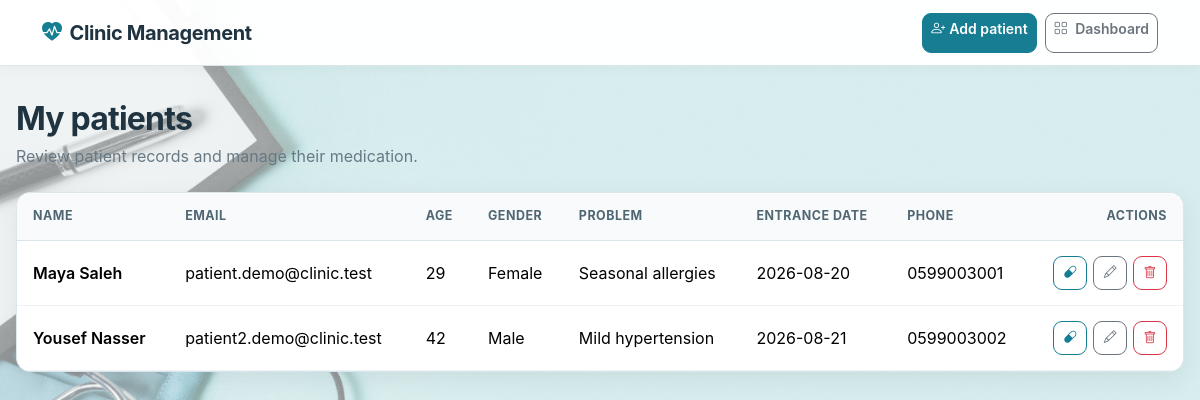
The page /View/ViewPacientScreen.php (signed in) on the database its author committed.
### tables this page shows
CREATE TABLE IF NOT EXISTS `patients` (
    `id` INT UNSIGNED NOT NULL AUTO_INCREMENT,
    `name` VARCHAR(150) NOT NULL,
    `email` VARCHAR(255) NOT NULL,
    `password` VARCHAR(255) NOT NULL,
    `age` TINYINT UNSIGNED NULL,
    `gender` VARCHAR(20) NULL,
    `problem` TEXT NULL,
    `entrance_date` DATE NULL,
    `phone_number` VARCHAR(30) NULL,
    PRIMARY KEY (`id`),
    UNIQUE KEY `uq_patients_email` (`email`)
);

### Logic/security.php (called while the page is built, shortened)
<?php
function e($value)
{
    return htmlspecialchars((string) $value, ENT_QUOTES, 'UTF-8');
}

### View/ViewPacientScreen.php (the view, shortened to what this page needs)
<?php
require_once '../Logic/security.php';
require_once '../Logic/connectionDB.php';
$doctorId = (int) $_SESSION['user_id'];
$stmt = $conn->prepare('SELECT p.id,p.name,p.email,p.age,p.gender,p.problem,p.entrance_date,p.phone_number FROM patients p JOIN patients_doctor pd ON p.id=pd.patient_id WHERE pd.doc_id=? ORDER BY p.id');
$stmt->bind_param('i', $doctorId);
$stmt->execute();
$result = $stmt->get_result();
?>
<!DOCTYPE html>
<html lang="en">
    <head>
        <link href="https://cdn.jsdelivr.net/npm/bootstrap@5.3.3/dist/css/bootstrap.min.css" rel="stylesheet">
        <link href="https://cdn.jsdelivr.net/npm/bootstrap-icons@1.11.3/font/bootstrap-icons.min.css" rel="stylesheet">
        <link rel="stylesheet" href="Styles/main.css">
    </head>
    <body class="page-background doctor-background">
        <nav class="navbar app-navbar">
            <div class="container-xl">
                <a class="navbar-brand" href="doctor_dashboard.php">
                    <i class="bi bi-heart-pulse-fill text-clinic me-2"></i>Clinic Management</a>
                <div class="d-flex gap-2">
                    <a class="btn btn-clinic btn-sm" href="AddNewPaientScreen.php">
                        <i class="bi bi-person-plus me-1"></i>Add patient</a>
                    <a class="btn btn-outline-secondary btn-sm" href="doctor_dashboard.php">
                        <i class="bi bi-grid"></i>
                        <span class="d-none d-sm-inline ms-1">Dashboard</span>
                    </a>
                </div>
            </div>
        </nav>
        <main class="page-shell page-shell-wide">
            <header class="page-header">
                <h1 class="page-title">My patients</h1>
                <p class="page-subtitle">Review patient records and manage their medication.</p>
            </header>
            <section class="surface-card table-card">
                <div class="table-responsive">
                    <table class="table clinic-table">
                        <thead>
                            <tr>
                                <th>Name</th>
                                <th>Email</th>
                                <th>Age</th>
                                <th>Gender</th>
                                <th>Problem</th>
                                <th>Entrance date</th>
                                <th>Phone</th>
                                <th class="text-end">Actions</th>
                            </tr>
                        </thead>
                        <tbody>
                            <?php while ($row = $result->fetch_assoc()): ?>
                            <tr>
                                <td class="fw-semibold">
                                    <?= e($row['name']) ?>
                                </td>
                                <td>
                                    <?= e($row['email']) ?>
                                </td>
                                <td>
                                    <?= e($row['age']) ?>
                                </td>
                                <td>
                                    <?= e($row['gender']) ?>
                                </td>
                                <td>
                                    <?= e($row['problem']) ?>
                                </td>
                                <td>
                                    <?= e($row['entrance_date']) ?>
                                </td>
                                <td>
                                    <?= e($row['phone_number']) ?>
                                </td>
                                <td>
                                    <div class="table-actions justify-content-end">
                                        <a class="btn btn-outline-clinic" href="AsignDrugsPatient.php?id=<?= e($row['id']) ?>" title="Assign drug">
                                            <i class="bi bi-capsule"></i>
                                        </a>
                                        <a class="btn btn-outline-secondary" href="updatePacient.php?id=<?= e($row['id']) ?>" title="Edit patient">
                                            <i class="bi bi-pencil"></i>
                                        </a>
                                        <form method="POST" action="../Logic/deletePacient.php">
                                            <button class="btn btn-outline-danger" type="submit" title="Delete patient">
                                                <i class="bi bi-trash"></i>
                                            </button>
                                        </form>
                                    </div>
                                </td>
                            </tr>
                            <?php endwhile; ?>
                        </tbody>
                    </table>
                </div>
            </section>
        </main>
    </body>
</html>

### View/Styles/main.css (style rules this page uses)
:root { --clinic-primary: #167d92; --clinic-primary-dark: #0f6172; --clinic-primary-soft: #e8f5f7; --clinic-bg: #f4f7f9; --clinic-surface: #ffffff; --clinic-text: #1f3340; --clinic-muted: #667985; --clinic-border: #dce6ea; --clinic-radius: 14px; --clinic-shadow: 0 8px 24px rgba(31, 51, 64, 0.08); }
* { box-sizing: border-box; }
body { min-height: 100vh; margin: 0; color: var(--clinic-text); background: var(--clinic-bg); font-family: Inter, system-ui, -apple-system, "Segoe UI", sans-serif; }
a { text-decoration: none; }
.text-clinic { color: var(--clinic-primary) !important; }
.page-background { background: linear-gradient(rgba(244, 249, 250, .60), rgba(244, 249, 250, .60)), var(--page-background-image) center center / cover fixed no-repeat; }
.doctor-background { --page-background-image: url('../../images/docdashboard.jpg'); }
.app-navbar { min-height: 66px; border-bottom: 1px solid var(--clinic-border); background: rgba(255, 255, 255, .96); box-shadow: 0 2px 12px rgba(31, 51, 64, .04); }
.navbar-brand { color: var(--clinic-text); font-weight: 700; letter-spacing: -.02em; }
.page-shell { width: min(100% - 32px, 1180px); margin: 0 auto; padding: 34px 0 48px; }
.page-shell-wide { width: min(100% - 32px, 1380px); }
.page-header { margin-bottom: 24px; }
.page-title { margin: 0 0 6px; font-size: clamp(1.55rem, 3vw, 2rem); font-weight: 700; letter-spacing: -.025em; }
.page-subtitle { margin: 0; color: var(--clinic-muted); }
.surface-card { border: 1px solid var(--clinic-border); border-radius: var(--clinic-radius); background: var(--clinic-surface); box-shadow: var(--clinic-shadow); }
.btn { min-height: 40px; border-radius: 9px; font-weight: 600; }
.btn-clinic { border-color: var(--clinic-primary); color: #fff; background: var(--clinic-primary); }
.btn-outline-clinic { border-color: var(--clinic-primary); color: var(--clinic-primary); }
.table-card { overflow: hidden; }
.table-responsive { border-radius: var(--clinic-radius); }
.clinic-table { margin: 0; white-space: nowrap; }
.clinic-table thead th { padding: 14px 16px; border-bottom: 1px solid var(--clinic-border); color: #4f6673; background: #f8fafb; font-size: .78rem; font-weight: 700; letter-spacing: .04em; text-transform: uppercase; }
.clinic-table tbody td { padding: 15px 16px; border-color: #edf2f4; vertical-align: middle; }
.table-actions { display: flex; gap: 6px; }
.table-actions .btn { min-height: 34px; padding: .34rem .6rem; font-size: .8rem; white-space: nowrap; }

### rows shown on the page
patients: name "Maya Saleh", email "patient.demo@clinic.test", age "29", gender "Female", problem "Seasonal allergies", entrance_date "2026-08-20", phone_number "0599003001"
patients: name "Yousef Nasser", email "patient2.demo@clinic.test", age "42", gender "Male", problem "Mild hypertension", entrance_date "2026-08-21", phone_number "0599003002"
